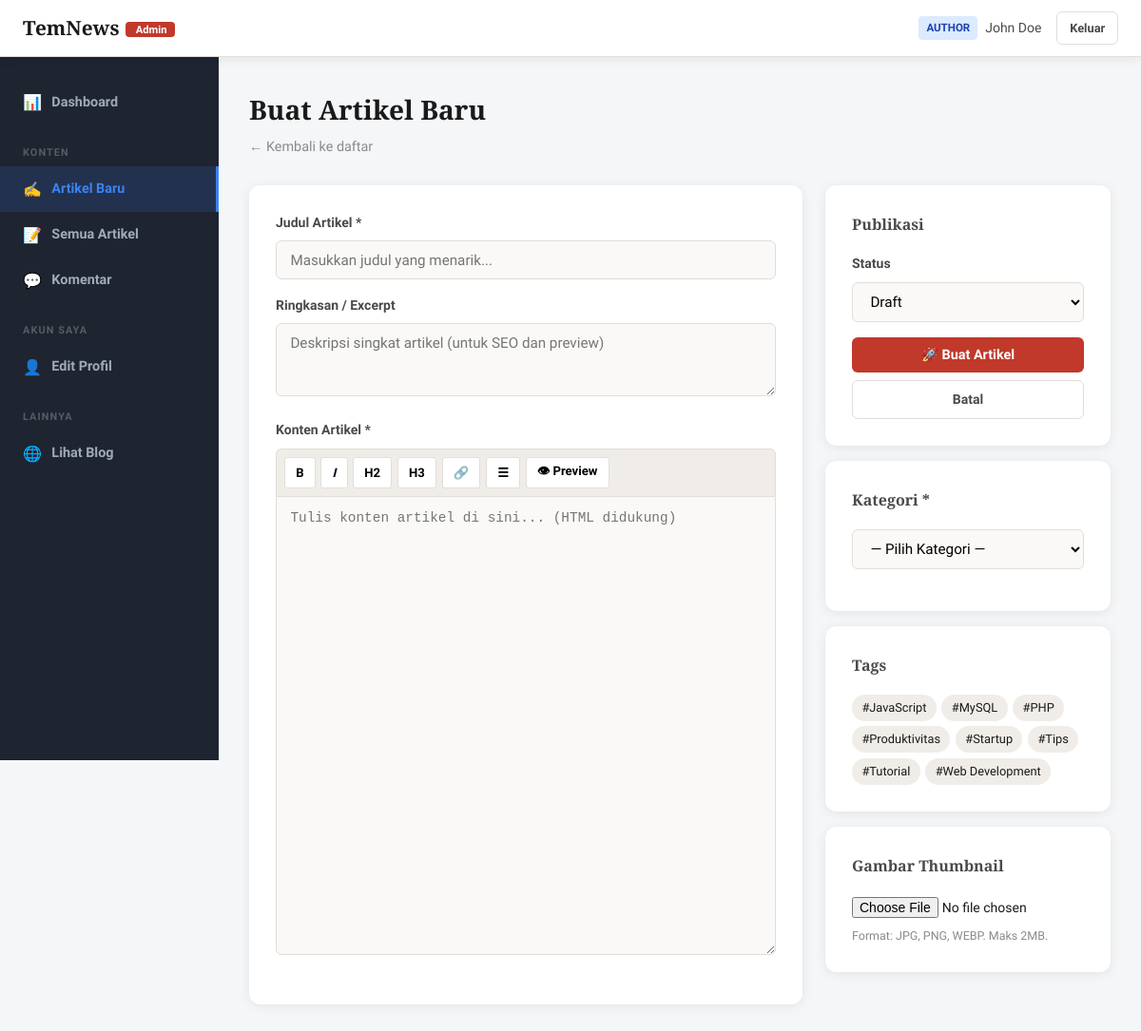
/admin/artikel-baru.php (signed in), run on the app's committed database.
### tables this page shows
CREATE TABLE tags (
    id INT AUTO_INCREMENT PRIMARY KEY,
    name VARCHAR(50) NOT NULL,
    slug VARCHAR(50) UNIQUE NOT NULL,
    created_at TIMESTAMP DEFAULT CURRENT_TIMESTAMP
);

### config.php (called while the page is built, shortened)
<?php
function escape($str) {
    return htmlspecialchars($str ?? '', ENT_QUOTES, 'UTF-8');
}

### admin/artikel-baru.php (the view, shortened to what this page needs)
<?php
require_once '../config.php';
$id = isset($_GET['id']) ? (int)$_GET['id'] : 0;
$isEdit = $id > 0;
$article = null;
$tags = $pdo->query("SELECT * FROM tags ORDER BY name")->fetchAll();
?>
<!DOCTYPE html>
<html lang="id">
<head>
<link rel="stylesheet" href="../assets/style.css">
</head>
<body class="admin-body">
<?php include 'partials/admin-nav.php'; ?>
<div class="admin-layout">
  <?php include 'partials/admin-sidebar.php'; ?>
  <main class="admin-main">
    <div class="admin-header">
      <div>
        <h1><?= $isEdit ? 'Edit Artikel' : 'Buat Artikel Baru' ?></h1>
        <p><a href="artikel-list.php">← Kembali ke daftar</a></p>
      </div>
    </div>
    <form method="POST" enctype="multipart/form-data" class="article-form">
      <div class="form-layout">
        <div class="form-main">
          <div class="form-card">
            <div class="form-group">
              <label>Judul Artikel *</label>
              <input type="text" name="title" value="<?= escape($article['title'] ?? $_POST['title'] ?? '') ?>"
                     required placeholder="Masukkan judul yang menarik...">
            </div>
            <div class="form-group">
              <label>Ringkasan / Excerpt</label>
              <textarea name="excerpt" rows="3" placeholder="Deskripsi singkat artikel (untuk SEO dan preview)"><?= escape($article['excerpt'] ?? $_POST['excerpt'] ?? '') ?></textarea>
            </div>
            <div class="form-group">
              <label>Konten Artikel *</label>
              <div class="editor-toolbar">
                <button type="button" onclick="formatText('bold')"><b>B</b></button>
                <button type="button" onclick="formatText('italic')"><i>I</i></button>
                <button type="button" onclick="insertH2()">H2</button>
                <button type="button" onclick="insertH3()">H3</button>
                <button type="button" onclick="insertLink()">🔗</button>
                <button type="button" onclick="insertList()">☰</button>
                <button type="button" onclick="togglePreview()">👁 Preview</button>
              </div>
              <textarea name="content" id="editor" rows="20" placeholder="Tulis konten artikel di sini... (HTML didukung)"><?= escape($article['content'] ?? $_POST['content'] ?? '') ?></textarea>
            </div>
          </div>
        </div>
        <div class="form-side">
          <div class="form-card">
            <h4>Publikasi</h4>
            <div class="form-group">
              <label>Status</label>
              <select name="status">
                <option value="draft" <?= ($article['status']??'draft') === 'draft' ? 'selected' : '' ?>>Draft</option>
              </select>
            </div>
            <div class="form-actions">
              <button type="submit" class="btn-primary full">
                <?= $isEdit ? '💾 Simpan Perubahan' : '🚀 Buat Artikel' ?>
              </button>
              <a href="artikel-list.php" class="btn-outline full">Batal</a>
            </div>
          </div>
          <div class="form-card">
            <h4>Kategori *</h4>
            <div class="form-group">
              <select name="category_id" required>
                <option value="">— Pilih Kategori —</option>
              </select>
            </div>
          </div>
          <div class="form-card">
            <h4>Tags</h4>
            <div class="tags-check">
              <?php foreach ($tags as $tag): ?>
                <label class="tag-check">
                  #<?= escape($tag['name']) ?>
                </label>
              <?php endforeach; ?>
            </div>
          </div>
          <div class="form-card">
            <h4>Gambar Thumbnail</h4>
            <input type="file" name="thumbnail" accept="image/*" class="file-input">
            <p class="hint">Format: JPG, PNG, WEBP. Maks 2MB.</p>
          </div>
        </div>
      </div>
    </form>
  </main>
</div>
</body>
</html>

### assets/style.css (style rules this page uses)
:root { --ink: #1a1a1a; --ink-soft: #4a4a4a; --ink-muted: #8a8a8a; --paper: #faf9f7; --paper-dark: #f0ede8; --accent: #c0392b; --accent-dark: #96281b; --accent-light: #f8e8e7; --gold: #b8860b; --border: #e2ddd8; --white: #ffffff; --admin-bg: #f4f6f8; --admin-sidebar: #1e2430; --admin-sidebar-text: #a0aab8; --admin-accent: #3b82f6; --shadow: 0 2px 12px rgba(0,0,0,0.08); --shadow-md: 0 4px 24px rgba(0,0,0,0.12); --radius: 6px; --radius-lg: 12px; --font-serif: 'Playfair Display', Georgia, serif; --font-sans: 'Source Sans 3', system-ui, sans-serif; }
*, *::before, *::after { box-sizing: border-box; margin: 0; padding: 0; }
html { scroll-behavior: smooth; }
body { font-family: var(--font-sans); font-size: 1rem; line-height: 1.7; color: var(--ink); background: var(--paper); -webkit-font-smoothing: antialiased; }
a { color: inherit; text-decoration: none; transition: color 0.2s; }
input, textarea, select, button { font-family: inherit; font-size: inherit; }
button { cursor: pointer; border: none; background: none; }
.btn-primary { display: inline-block; background: var(--accent); color: var(--white) !important; padding: 0.6rem 1.4rem; border-radius: var(--radius); font-weight: 600; font-size: 0.9rem; transition: background 0.2s, transform 0.15s; border: none; }
.btn-primary.full { display: block; width: 100%; text-align: center; }
.btn-outline { display: inline-block; border: 1.5px solid var(--border); color: var(--ink-soft) !important; padding: 0.5rem 1.1rem; border-radius: var(--radius); font-weight: 600; font-size: 0.875rem; transition: border-color 0.2s, color 0.2s; }
.btn-outline.full { display: block; width: 100%; text-align: center; margin-top: 0.5rem; }
.form-group { margin-bottom: 1rem; }
.form-group label { display: block; font-size: 0.875rem; font-weight: 600; margin-bottom: 0.4rem; color: var(--ink-soft); }
.form-group input, .form-group textarea, .form-group select { width: 100%; padding: 0.65rem 0.9rem; border: 1.5px solid var(--border); border-radius: var(--radius); background: var(--paper); outline: none; transition: border-color 0.2s, box-shadow 0.2s; font-size: 0.95rem; }
.admin-body { background: var(--admin-bg); min-height: 100vh; }
.admin-layout { display: flex; min-height: calc(100vh - 60px); }
.admin-main { flex: 1; padding: 2rem; max-width: 100%; overflow-x: auto; }
.admin-header { display: flex; align-items: flex-start; justify-content: space-between; margin-bottom: 1.75rem; gap: 1rem; }
.admin-header h1 { font-family: var(--font-serif); font-size: 1.75rem; }
.admin-header p { color: var(--ink-muted); font-size: 0.9rem; margin-top: 0.2rem; }
.form-card { background: var(--white); border-radius: var(--radius-lg); padding: 1.75rem; box-shadow: var(--shadow); margin-bottom: 1.5rem; }
.form-card h4 { font-family: var(--font-serif); font-size: 1rem; margin-bottom: 1rem; color: var(--ink-soft); }
.hint { font-size: 0.78rem; color: var(--ink-muted); margin-top: 0.35rem; }
.form-layout { display: grid; grid-template-columns: 1fr 300px; gap: 1.5rem; align-items: start; }
.form-main .form-card { margin-bottom: 0; }
.form-side .form-card { margin-bottom: 1rem; }
.editor-toolbar { display: flex; gap: 0.35rem; flex-wrap: wrap; padding: 0.5rem; background: var(--paper-dark); border: 1.5px solid var(--border); border-bottom: none; border-radius: var(--radius) var(--radius) 0 0; }
.editor-toolbar button { padding: 0.3rem 0.7rem; background: var(--white); border: 1px solid var(--border); border-radius: 3px; font-size: 0.82rem; font-weight: 700; transition: background 0.15s; }
#editor { border-radius: 0 0 var(--radius) var(--radius) !important; font-family: 'Courier New', monospace; font-size: 0.9rem; line-height: 1.6; resize: vertical; }
.tags-check { display: flex; flex-wrap: wrap; gap: 0.35rem; }
.tag-check { display: inline-flex; align-items: center; gap: 0.3rem; background: var(--paper-dark); border-radius: 20px; padding: 0.2rem 0.65rem; font-size: 0.8rem; cursor: pointer; transition: background 0.15s, color 0.15s; }
.file-input { width: 100%; font-size: 0.875rem; }
.form-actions { margin-top: 1rem; }

### data on the page
tags: name "JavaScript"
tags: name "MySQL"
tags: name "PHP"
tags: name "Produktivitas"
tags: name "Startup"
tags: name "Tips"
tags: name "Tutorial"
tags: name "Web Development"

### other printed values
APP_NAME "TemNews"
$_SESSION['role'] "AUTHOR"
$_SESSION['full_name'] "John Doe"
